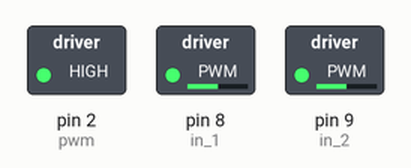
Bench run of a sketch on a simulated Arduino Uno, built with avr-gcc and run on an emulated ATmega328P. On the bench: switched loads named in the sketch (green lamp = pin HIGH).

Above: at 0.1 s.
Timing chart, 0 to 1.6 s (numbered marks = the images above):
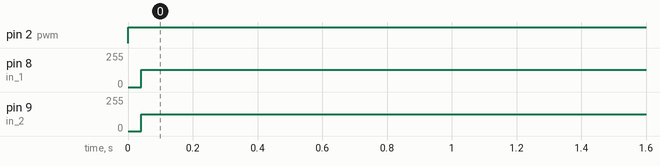

Measured:
- by itself, pin 2 (pwm): LOW → HIGH at 0.00 s
- by itself, pin 8 (in_1): 0/255 → 129/255 at 0.04 s
- by itself, pin 9 (in_2): 0/255 → 126/255 at 0.04 s

The sketch:

mecanum_copied.ino
```cpp
const int pwm = 2 ;  //initializing pin 2 as pwm
const int in_1 = 8 ;
const int in_2 = 9 ;
const int in_3 = 1 ;
const int in_4 = 3 ;
const int in_5 = 4 ;
const int in_6 = 5 ;
const int in_7 = 6 ;
const int in_8 = 7 ;


//For providing logic to L298 IC to choose the direction of the DC motor

void setup()
{
pinMode(pwm,OUTPUT) ;   //we have to set PWM pin as output
pinMode(in_1,OUTPUT) ;  //Logic pins are also set as output
pinMode(in_2,OUTPUT) ;
}

void loop()
{//forward
  //MOTOR1
//For Clock wise motion , in_1 = High , in_2 = Low

digitalWrite(in_1,HIGH) ;
digitalWrite(in_2,LOW)  ;
analogWrite(pwm,255)    ;
//Clockwise for 3 secs


//MOTOR2
//For Clock wise motion , in_1 = High , in_2 = Low

digitalWrite(in_3,HIGH) ;
digitalWrite(in_4,LOW)  ;
analogWrite(pwm,255)    ;
//Clockwise for 3 secs


//MOTOR3
//For Clock wise motion , in_1 = High , in_2 = Low

digitalWrite(in_5,HIGH) ;
digitalWrite(in_6,LOW)  ;
analogWrite(pwm,255)    ;
//Clockwise for 3 secs


//MOTOR4
//For Clock wise motion , in_1 = High , in_2 = Low

digitalWrite(in_7,HIGH) ;
digitalWrite(in_8,LOW)  ;
analogWrite(pwm,255)    ;
//Clockwise for 3 secs


//backward
//motor1
//For Anti Clock-wise motion - IN_1 = LOW , IN_2 = HIGH
digitalWrite(in_1,LOW) ;
digitalWrite(in_2,HIGH) ;

//motor2
//For Anti Clock-wise motion - IN_3 = LOW , IN_4 = HIGH
digitalWrite(in_3,LOW) ;
digitalWrite(in_4,HIGH) ;

//motor3
//For Anti Clock-wise motion - IN_5 = LOW , IN_6 = HIGH
digitalWrite(in_5,LOW) ;
digitalWrite(in_6,HIGH) ;

//motor4
//For Anti Clock-wise motion - IN_7 = LOW , IN_8 = HIGH
digitalWrite(in_7,LOW) ;
digitalWrite(in_8,HIGH) ;


//right
//For Anti Clock-wise motion - IN_7 = LOW , IN_8 = HIGH
digitalWrite(in_3,LOW) ;
digitalWrite(in_4,HIGH) ;

//For Anti Clock-wise motion - IN_3 = LOW , IN_4 = HIGH
digitalWrite(in_7,LOW) ;
digitalWrite(in_8,HIGH) ;

//For Clock wise motion , in_1 = High , in_2 = Low
digitalWrite(in_1,HIGH) ;
digitalWrite(in_2,LOW)  ;
analogWrite(pwm,255)    ;
//Clockwise for 3 secs


//For Clock wise motion , in_1 = High , in_2 = Low

digitalWrite(in_5,HIGH) ;
digitalWrite(in_6,LOW)  ;
analogWrite(pwm,255)    ;
//Clockwise for 3 secs


//left
//right
//For Anti Clock-wise motion - IN_1 = LOW , IN_8 = HIGH
digitalWrite(in_1,LOW) ;
digitalWrite(in_2,HIGH) ;
//For Anti Clock-wise motion - IN_3 = LOW , IN_4 = HIGH
digitalWrite(in_7,LOW) ;
digitalWrite(in_8,HIGH) ;

//For Clock wise motion , in_1 = High , in_2 = Low
digitalWrite(in_3,HIGH) ;
digitalWrite(in_4,LOW)  ;
analogWrite(pwm,255)    ;
//Clockwise for 3 secs

//For Clock wise motion , in_1 = High , in_2 = Low
digitalWrite(in_5,HIGH) ;
digitalWrite(in_6,LOW)  ;
analogWrite(pwm,255)    ;
//Clockwise for 3 secs


 }
```
